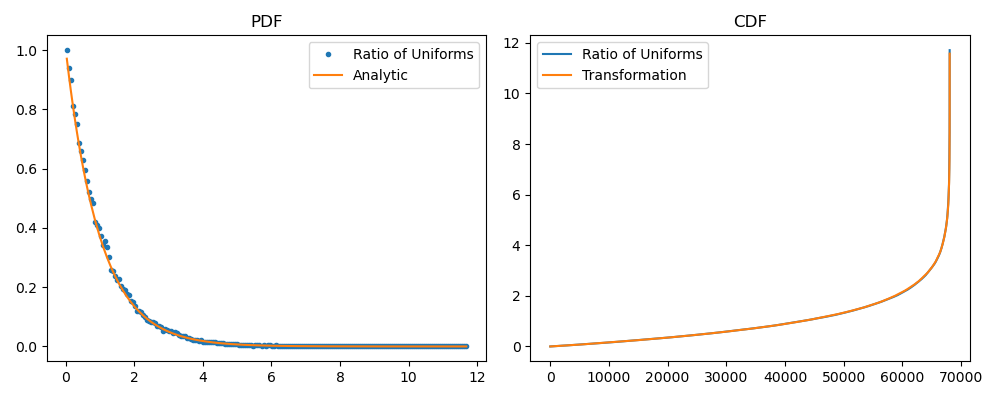

This figure's Python source:
# -*- coding: utf-8 -*-
"""
Created on Fri Nov 27 11:01:24 2020

@author: Pauline
"""

import numpy as np
import matplotlib.pyplot as plt

n=100000

u=np.random.rand(n)
v=np.random.rand(n)*2/np.e

ratio = v/u
accept= u < np.sqrt(np.exp(-ratio))

# From the ratio of uniforms
x_ratio = ratio[accept]

# From transformation
x_trnsf = -np.log(np.random.rand(len(x_ratio)))


dist,bins=np.histogram(x_ratio,200)

y=dist/max(dist)
x=(bins[1:]+bins[:-1])/2

fig,[ax1,ax2]=plt.subplots(1,2, figsize=(10,4))


ax1.plot(x,y,'.', label='Ratio of Uniforms')
ax1.plot(x,np.exp(-x), label='Analytic')
ax1.set_title('PDF')
ax1.legend()

ax2.plot(np.sort(x_ratio), label='Ratio of Uniforms')
ax2.plot(np.sort(x_trnsf), label='Transformation')
ax2.set_title('CDF')
ax2.legend()

plt.tight_layout()
plt.savefig('ratio.png')


print('Accepted fraction was %.4f'  %(len(x_ratio)/(2*n)) )
